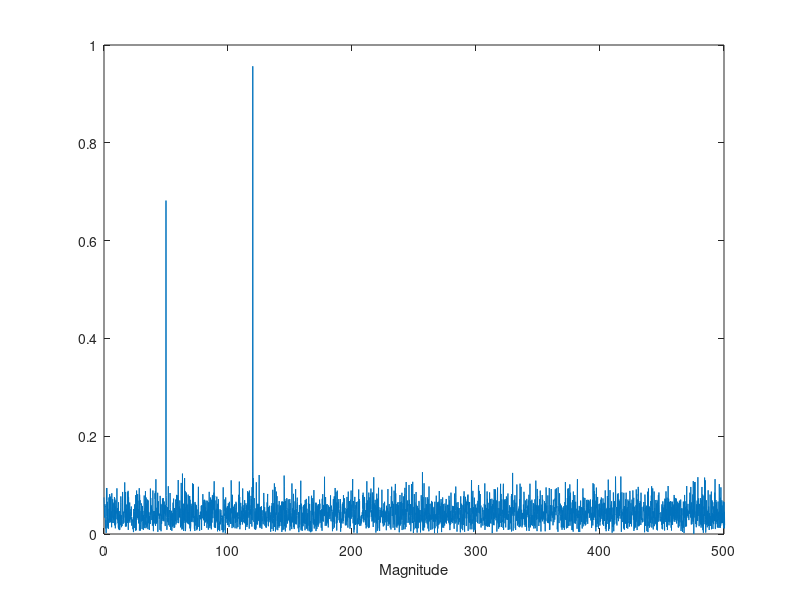

MATLAB code to generate this figure:
% % LAB4 Ex.3
clear all;
close all;

fs = 1000;
t = 0:1/fs:7;

ruido = 2*randn(size(t));
x1 = 0.7*sin(2*pi*50*t);
x2 = sin(2*pi*120*t);
sig = x1+x2+ruido;

sigfft = fft(sig);
f = (0:length(sigfft)-1)*fs/length(sigfft);

figure;
plot(f,2*abs(sigfft)/numel(sigfft));
xlim([0 fs/2]);
xlabel('Magnitude');
